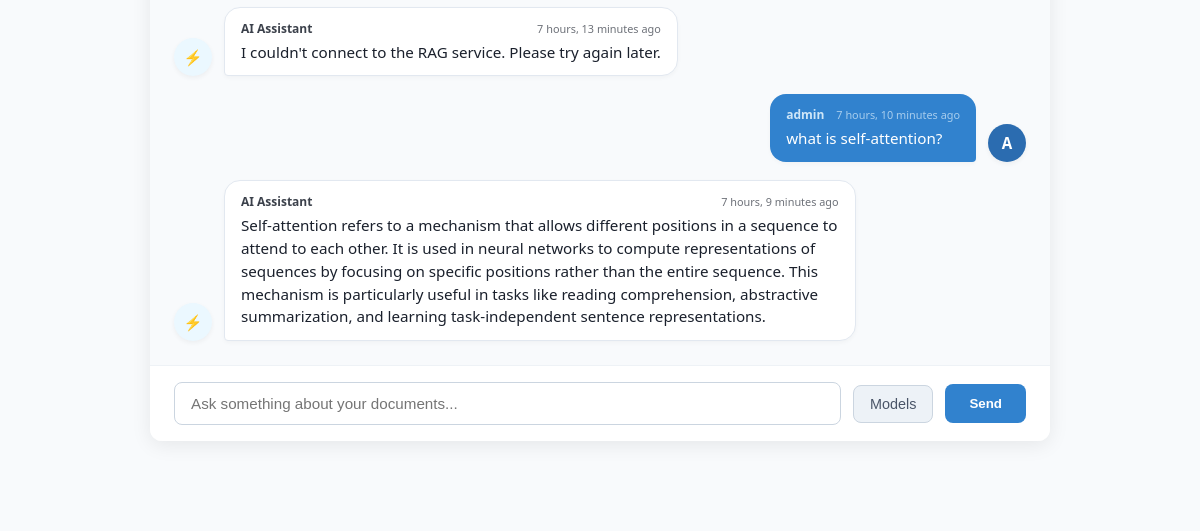
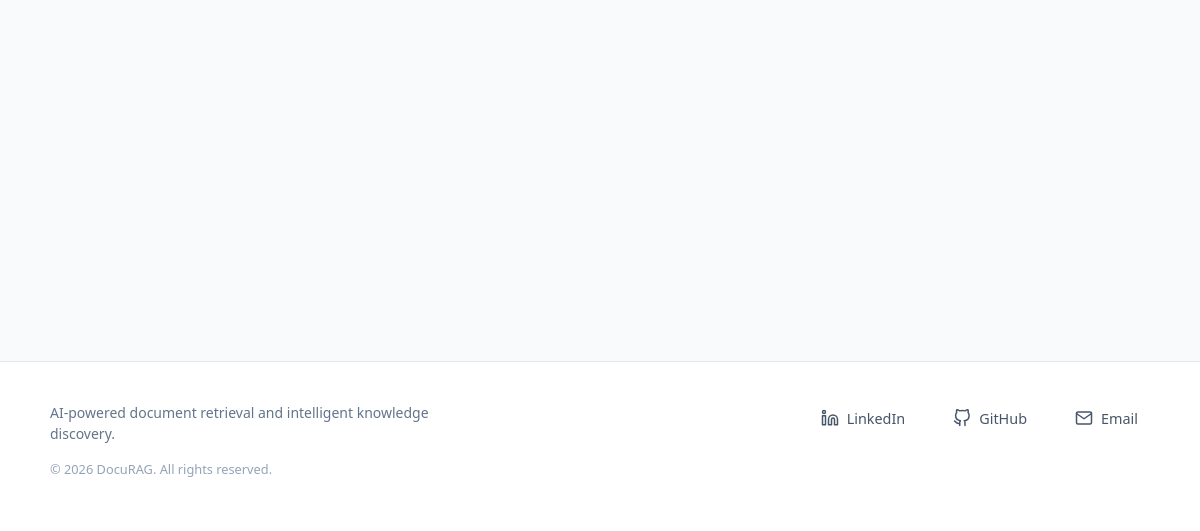
Before: /chatbot/20/conversation (signed in, lower part) with the older database file (2 pictures, top to bottom).
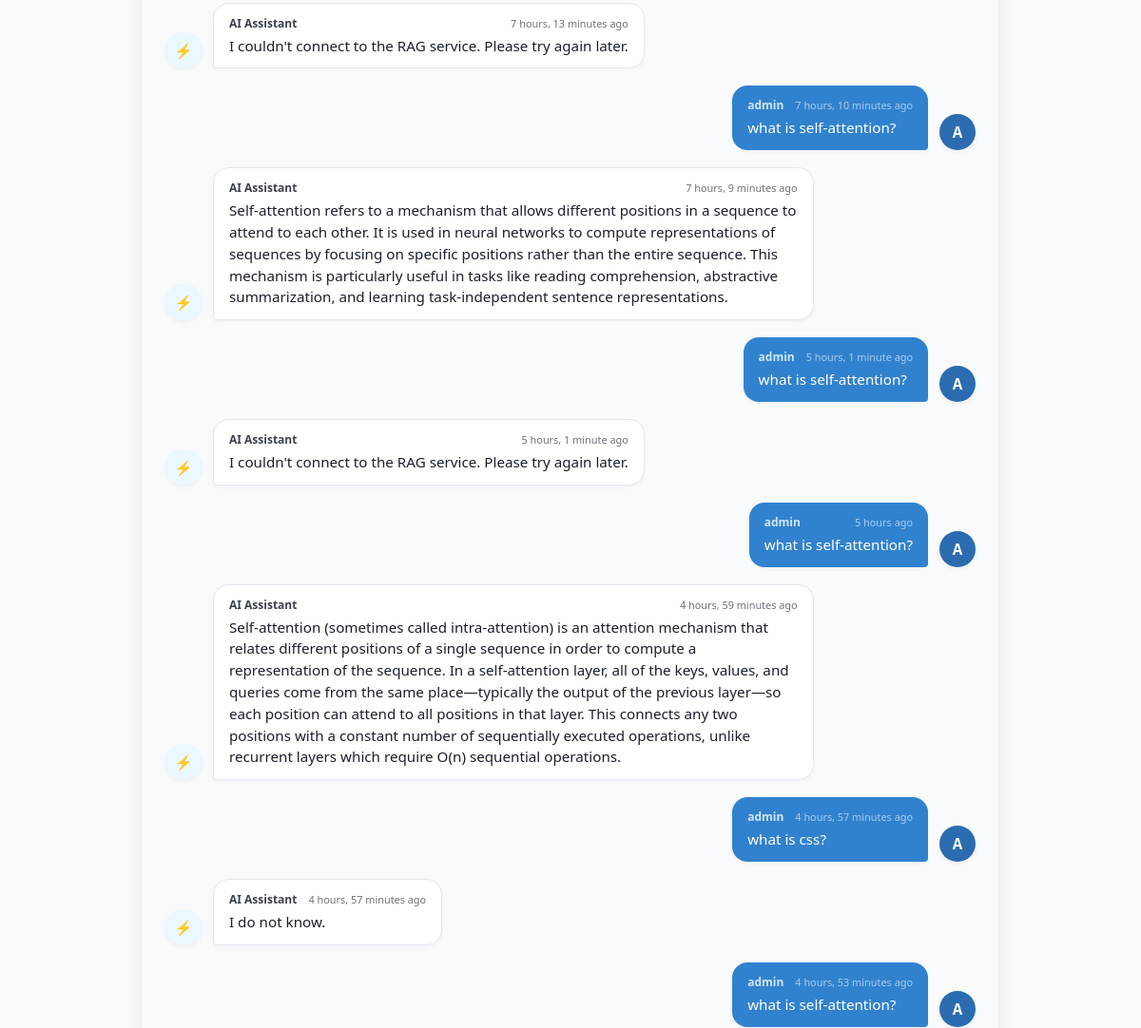
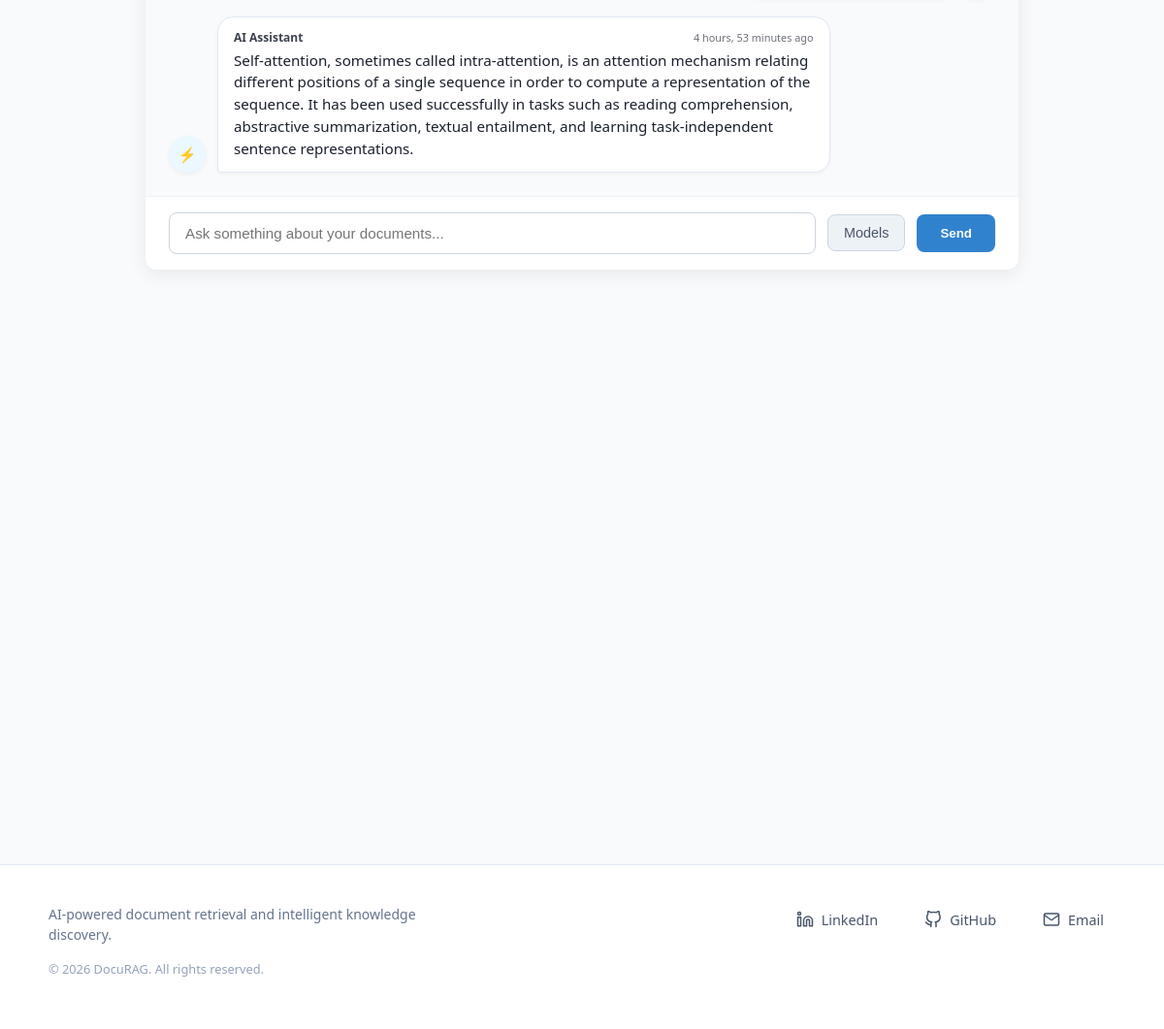
After: the same page with the newer database file (2 pictures, top to bottom).
### chatbot/models.py (models this page shows)
class Message(models.Model):
    owner = models.ForeignKey(User, on_delete=models.CASCADE)
    body = models.TextField()
    created_at = models.DateTimeField(auto_now_add=True)
    class Meta:
            ordering = ["created_at"]

### user_auth/models.py (models this page shows)
class User(AbstractUser):
    email = models.EmailField(unique=True)
    username = models.CharField(max_length=255, unique=True)
    role = models.ForeignKey(UserRole, on_delete=models.SET_NULL,
                             null=True,
                             related_name="users")

### chatbot/views.py (the view, shortened to what this page needs)
# urls.py: path('chatbot', views.converstaions_view, name="conversations"),
@login_required(login_url='login')
def chatbot(request, pk):
    if LoadingBase.objects.filter(user=request.user).exists():
        data = LoadingBase.objects.get(user=request.user)
        conversation = Conversation.objects.get(room__user=request.user, pk=pk)
        upload_dir = Path(settings.UPLOAD_DIR)
        files_path = []
        for file in data.files.all():
            file_path = upload_dir / file.file_path
            files_path.append(str(file_path))
        if not files_path:
            return redirect('add-file')
        context = {'conversations': conversation.conversations.all()}
        return render(request, "chatbot.html", context)
    return redirect('add-file')

### chatbot/templates/chatbot.html (shortened to what this page needs)
{% extends 'main.html' %}
{% load static %}
{% block extra_css %}
    <link rel="stylesheet" href="{% static 'chatbot/chat.css' %}">
{% endblock %}
{% block content %}
<div class="chat-container">
    <div class="chat-messages">
        {% for message in conversations %}
            {% if message.owner.role.name == 'assistant' %}
                <div class="msg-row msg-ai">
                    <div class="msg-avatar">⚡</div>
                    <div class="msg-bubble">
                        <div class="msg-sender">
                            <span class="sender-name">AI Assistant</span>
                            <span class="msg-time">{{ message.created_at|timesince }} ago</span>
                        </div>
                        <div class="msg-text">{{ message.body }}</div>
                    </div>
                </div>
            {% else %}
                <div class="msg-row msg-user">
                    <div class="msg-bubble">
                        <div class="msg-sender">
                            <span class="sender-name">{{ message.owner.username }}</span>
                            <span class="msg-time">{{ message.created_at|timesince }} ago</span>
                        </div>
                        <div class="msg-text">{{ message.body }}</div>
                    </div>
                    <div class="msg-avatar">{{ message.owner.username|first|upper }}</div>
                </div>
            {% endif %}
        {% empty %}
            <div class="chat-empty-state">
                <div class="empty-icon">💡</div>
                <h3>Ask a question about your files</h3>
                <p>Type your query below to search and generate responses based on your uploaded documents.</p>
            </div>
        {% endfor %}
    </div>
    <div class="chat-input-wrapper">
        <form method="post" class="chat-form">
            <input
                type="text"
                name="query"
                placeholder="Ask something about your documents..."
                autocomplete="off"
                class="chat-input"
            >
            <div class="model-selector-container">
                <button type="button" id="models_button" class="model-trigger-btn">Models</button>
            </div>
            <button type="submit" class="btn-chat-send">Send</button>
        </form>
    </div>
</div>
{% endblock %}

Changed rows visible on the page:
added Message: owner.username "admin", created_at "5 hours, 1 minute", body "what is self-attention?", owner.username|first "A"
added Message: created_at "5 hours, 1 minute", body "I couldn't connect to the RAG service. Please try again later."
added Message: owner.username "admin", created_at "5 hours", body "what is self-attention?", owner.username|first "A"
added Message: created_at "4 hours, 59 minutes", body "Self-attention (sometimes called intra-attention) is an attention mechanism that relates different positions of a single sequence in order to compute a representation of the sequence. In a self-attention layer, all of the keys, values, and queries come from the same place—typically the output of the previous layer—so each position can attend to all positions in that layer. This connects any two positions with a constant number of sequentially executed operations, unlike recurrent layers which require O(n) sequential operations."
added Message: owner.username "admin", created_at "4 hours, 57 minutes", body "what is css?", owner.username|first "A"
added Message: created_at "4 hours, 57 minutes", body "I do not know."
added Message: owner.username "admin", created_at "4 hours, 53 minutes", body "what is self-attention?", owner.username|first "A"
added Message: created_at "4 hours, 53 minutes", body "Self-attention, sometimes called intra-attention, is an attention mechanism relating different positions of a single sequence in order to compute a representation of the sequence. It has been used successfully in tasks such as reading comprehension, abstractive summarization, textual entailment, and learning task-independent sentence representations."
